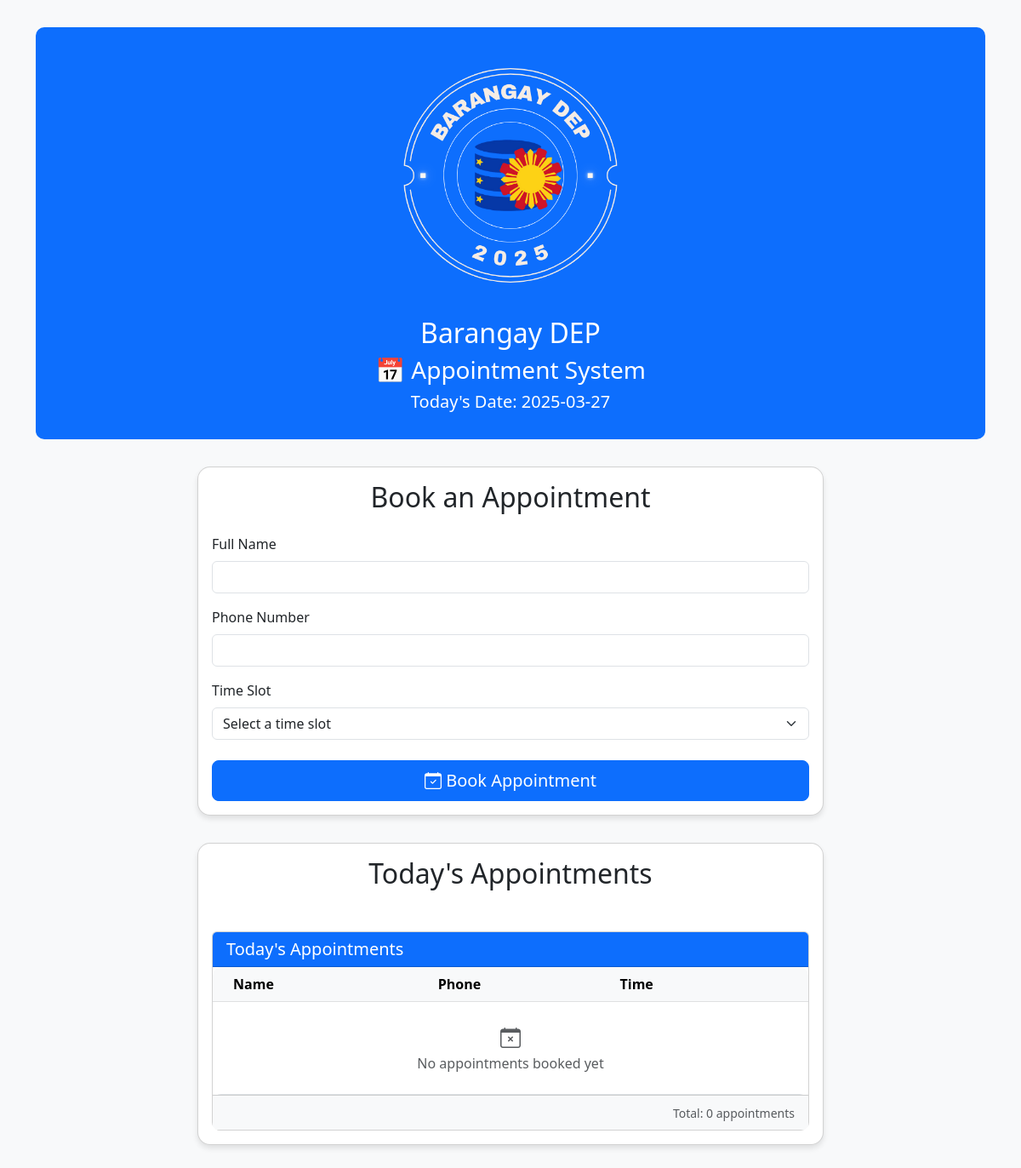
Before: / with the older database file.
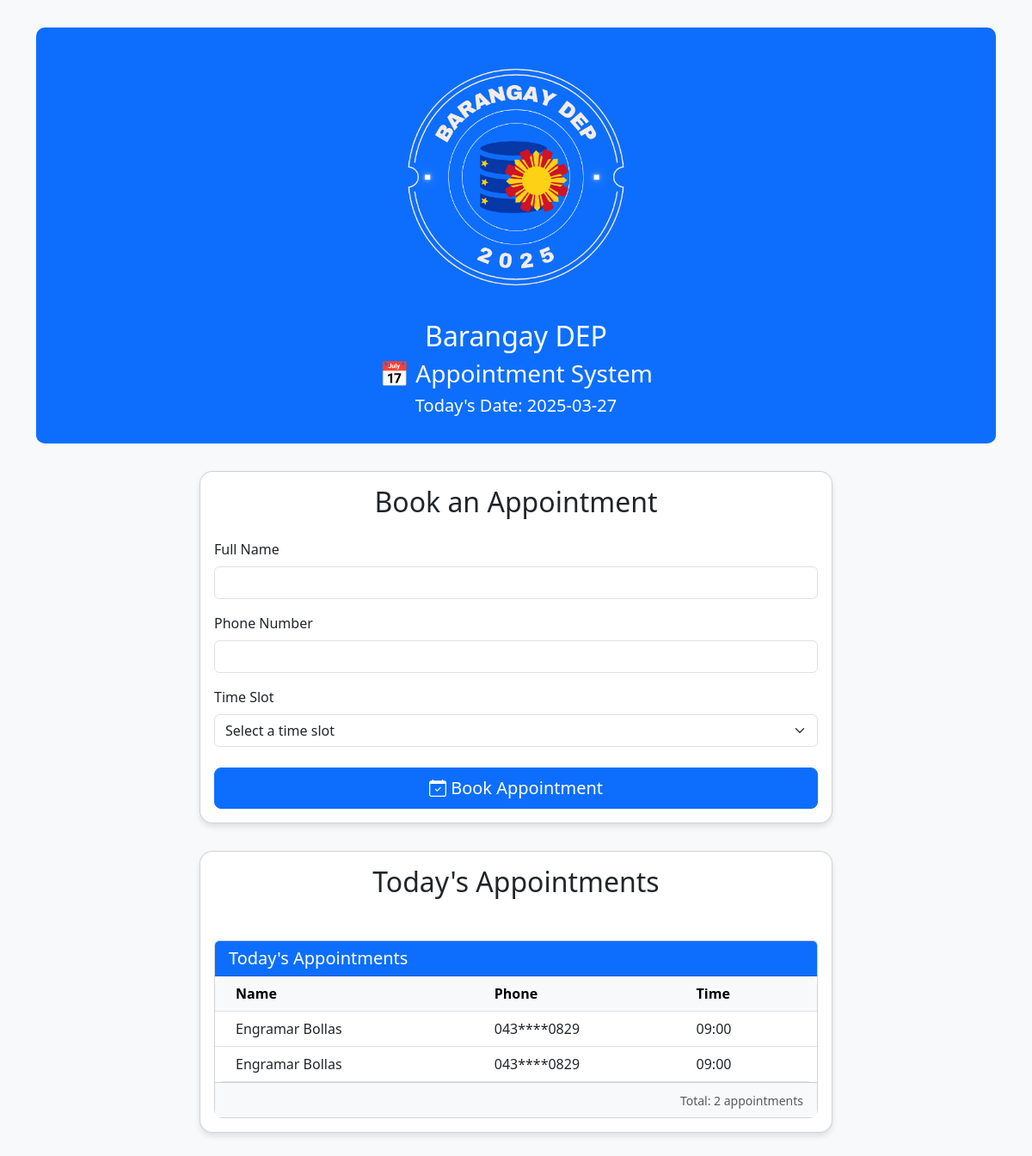
After: the same page with the newer database file.
### tables this page shows
CREATE TABLE appointments (
                    id INTEGER PRIMARY KEY AUTOINCREMENT,
                    name TEXT NOT NULL,
                    phone TEXT NOT NULL,
                    time TEXT NOT NULL
                );

### app.py (the view, shortened to what this page needs)
@app.route('/', methods=['GET', 'POST'])
def home():
    message_sent = False  # Flag to indicate if the SMS was sent
    time_slots = generate_time_slots()
    appointments = get_today_appointments()  # Re-fetch appointments from the database
    today_date = datetime.now().strftime('%Y-%m-%d')
    return render_template('index.html', time_slots=time_slots, appointments=appointments, today_date=today_date, message_sent=message_sent)

### app.py (called while the page is built)
def get_today_appointments():
    today = datetime.now().strftime('%Y-%m-%d')
    with sqlite3.connect(DATABASE) as conn:
        cursor = conn.cursor()
        print(f"Query: SELECT * FROM appointments WHERE date(time) = '{today}'")
        cursor.execute('SELECT * FROM appointments WHERE date(time) = ?', (today,))
        appointments = cursor.fetchall()
        print(f"Today's appointments: {appointments}")  # Debug statement
        return appointments

def generate_time_slots():
    start_time = datetime.strptime('09:00', '%H:%M')
    end_time = datetime.strptime('17:00', '%H:%M')
    time_slots = []
    current_time = start_time
    while current_time < end_time:
        time_slots.append(current_time.strftime('%H:%M'))
        current_time += timedelta(minutes=30)
    return time_slots

### templates/index.html (shortened to what this page needs)
<!DOCTYPE html>
<html lang="en">
<head>
    <link href="https://cdn.jsdelivr.net/npm/bootstrap@5.3.0/dist/css/bootstrap.min.css" rel="stylesheet">
</head>
<body>
    <div class="container">
        <div class="header-section text-center">
            <div class="mb-3">
                <img src="{{ url_for('static', filename='images/barangay-dep.png') }}"
                    alt="Barangay DEP Logo"
                    style="height: 300px; width: auto;">
            </div>
            <h2>Barangay DEP</h2>
            <h3>📅 Appointment System</h3>
            <h5>Today's Date: {{ today_date }}</h5>
        </div>
        <div class="row justify-content-center">
            <div class="col-lg-8">
                <div class="card appointment-card">
                    <div class="card-body">
                        <h2 class="card-title text-center mb-4">Book an Appointment</h2>
                        <form method="POST" class="needs-validation" novalidate>
                            <div class="mb-3">
                                <label for="name" class="form-label">Full Name</label>
                                <input type="text" class="form-control" id="name" name="name" required>
                            </div>
                            <div class="mb-3">
                                <label for="phone" class="form-label">Phone Number</label>
                                <input type="tel" class="form-control" id="phone" name="phone" required>
                            </div>
                            <div class="mb-4">
                                <label for="time" class="form-label">Time Slot</label>
                                <select class="form-select" id="time" name="time" required>
                                    <option value="" selected disabled>Select a time slot</option>
                                </select>
                            </div>
                            <div class="d-grid">
                                <button type="submit" class="btn btn-primary btn-lg">
                                    <i class="bi bi-calendar-check"></i> Book Appointment
                                </button>
                            </div>
                        </form>
                    </div>
                </div>
                <div class="card appointment-card mt-4">
                    <div class="card-body">
                        <h2 class="card-title text-center mb-4">Today's Appointments</h2>
                        <div class="table-responsive">
                            {% include 'appointments.html' %}
                        </div>
                    </div>
                </div>
            </div>
        </div>
    </div>
    <link rel="stylesheet" href="https://cdn.jsdelivr.net/npm/bootstrap-icons@1.10.0/font/bootstrap-icons.css">
</body>
</html>

### templates/appointments.html
<div class="card mt-4 shadow-sm">
    <div class="card-header bg-primary text-white">
        <h2 class="h5 mb-0">Today's Appointments</h2>
    </div>
    <div class="card-body p-0">
        <div class="table-responsive">
            <table class="table table-hover mb-0">
                <thead class="table-light">
                    <tr>
                        <th class="ps-4">Name</th>
                        <th>Phone</th>
                        <th class="pe-4">Time</th>
                    </tr>
                </thead>
                <tbody>
                    {% if appointments %}
                        {% for appointment in appointments %}
                        <tr>
                            <td class="ps-4">{{ appointment[1] }}</td>
                            <td>
                                {% set phone = appointment[2] %}
                                {% if phone|length > 7 %}
                                    {{ phone[:3] ~ '****' ~ phone[-4:] }}
                                {% else %}
                                    {{ phone }}
                                {% endif %}
                            </td>
                            <td class="pe-4">{{ appointment[3][11:16] if appointment[3]|length > 10 else appointment[3] }}</td>
                        </tr>
                        {% endfor %}
                    {% else %}
                        <tr>
                            <td colspan="3" class="text-center py-4 text-muted">
                                <i class="bi bi-calendar-x" style="font-size: 1.5rem;"></i><br>
                                No appointments booked yet
                            </td>
                        </tr>
                    {% endif %}
                </tbody>
            </table>
        </div>
    </div>
    <div class="card-footer bg-light text-end">
        <small class="text-muted">Total: {{ appointments|length }} appointment{% if appointments|length != 1 %}s{% endif %}</small>
    </div>
</div>

### templates/index.html (style rules this page uses)
body { background-color: #f8f9fa; padding-top: 2rem; }
.appointment-card { border-radius: 15px; box-shadow: 0 4px 6px rgba(0, 0, 0, 0.1); margin-bottom: 2rem; }
.header-section { background-color: #0d6efd; color: white; border-radius: 10px; padding: 1.5rem; margin-bottom: 2rem; }
.table-responsive { border-radius: 10px; overflow: hidden; }

Changed rows visible on the page:
added appointments: name "Engramar Bollas", phone "043****0829", time "09:00"
added appointments: name "Engramar Bollas", phone "043****0829", time "09:00"
Other visible differences:
{{ appointments|length }}: "0" → "2"
text no longer shown: "No appointments booked yet"
